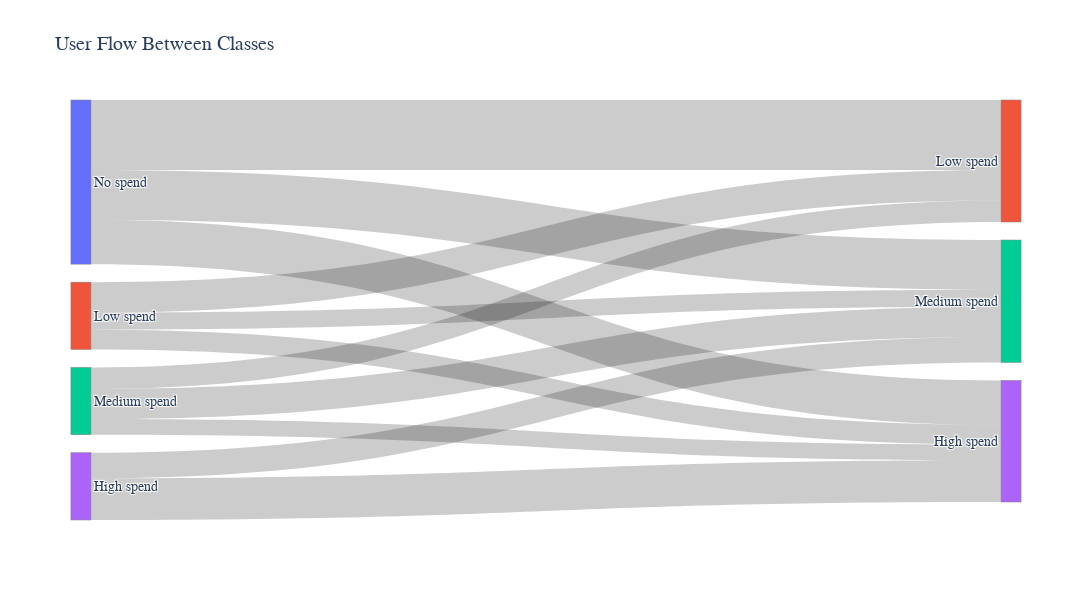

Notebook code cell kept with this figure:
### Code cell
# Paying customers flow from a classification at the beginning to another classification after a longer period.
# If spending breaks is empty, it will find default values, you can specify your own groups in the format Dict[str, float],
# e.g. {'No spend': 0, 'Low spend': 10, 'Medium spend': 100, 'High spend': 1000}

fig, data = da.plot_paying_customers_flow(days_limit=60, early_limit=7, spending_breaks={}, end_spending_breaks={})
save_plot(fig, "images/paying_customer_flow.png", dpi=400) # you can increase the dpi to get a higher resolution
fig

### Figure 1 — Plotly figure (JSON) as saved in the notebook; plotly's stock layout.template omitted (floating-point values rounded to 4 significant figures)
{"data": [{"arrangement": "snap", "link": {"source": [0, 0, 0, 1, 1, 1, 2, 2, 2, 3, 3], "target": [5, 6, 7, 7, 5, 6, 5, 6, 7, 6, 7], "value": [0.1912, 0.136, 0.1213, 0.05392, 0.08333, 0.04657, 0.05882, 0.08211, 0.04289, 0.06985, 0.114]}, "node": {"color": ["#636EFA", "#EF553B", "#00CC96", "#AB63FA", "#636EFA", "#EF553B", "#00CC96", "#AB63FA"], "label": ["No spend", "Low spend", "Medium spend", "High spend", "No spend", "Low spend", "Medium spend", "High spend"], "line": {"color": "grey", "width": 0.5}, "pad": 18, "thickness": 20, "x": [0.001, 0.001, 0.001, 0.001, 0.999, 0.999, 0.999], "y": [0.1954, 0.5138, 0.7168, 0.9199, 0.1452, 0.4791, 0.8124]}, "type": "sankey"}], "layout": {"autosize": true, "bargap": 0.1, "font": {"family": "Avenir", "size": 14}, "height": 600, "paper_bgcolor": "white", "plot_bgcolor": "#F1F1F1", "title": {"text": "User Flow Between Classes"}, "width": 1200, "xaxis": {"linecolor": "lightgray", "title": {"text": ""}}, "yaxis": {"linecolor": "lightgray", "title": {"text": ""}}}}
